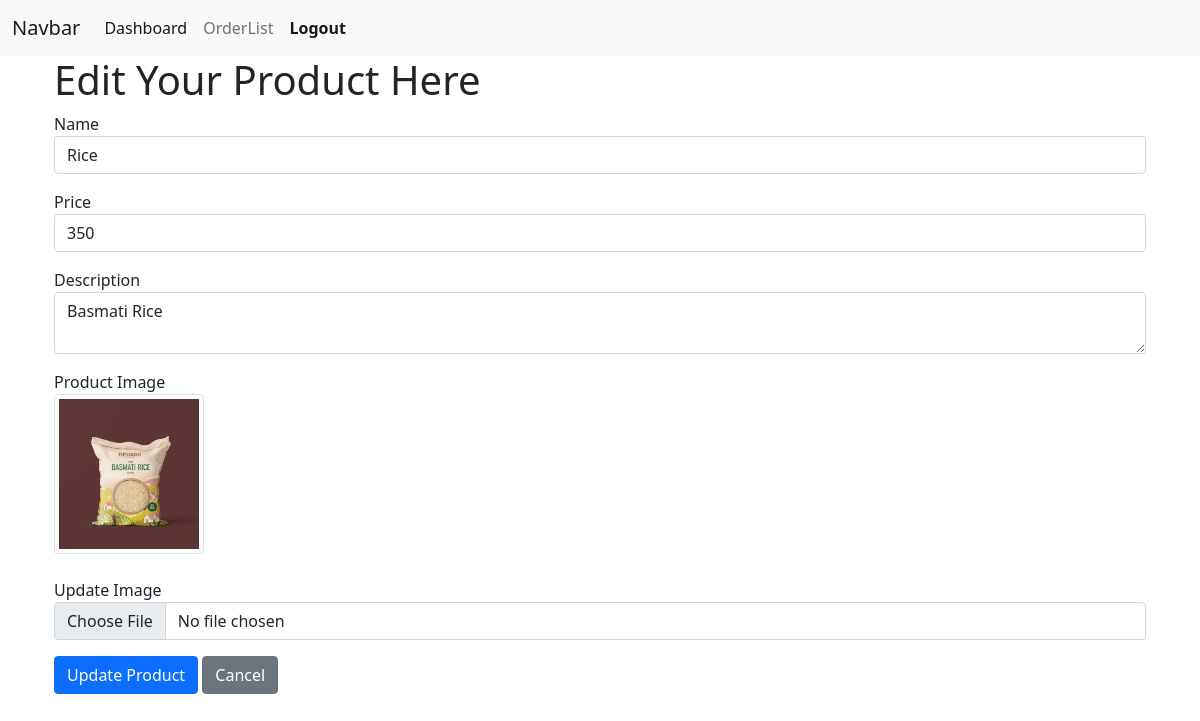
Screenshot of /product/edit/4/ with the database file from the repository.
### T_RelationApp/models.py (models this page shows, shortened)
class ProductModel(models.Model):
    name =models.CharField(max_length=200, null=True)
    price =models.IntegerField(null=True)
    category =models.ForeignKey(CategoryModel, on_delete=models.CASCADE, null=True)
    description =models.TextField(null=True)
    image =models.ImageField(upload_to='products', null=True)

### T_RelationApp/views.py (the view, shortened to what this page needs)
# urls.py: path('product/edit/<int:id>/', productEdit, name='editpro'),
def productEdit(request, id):
    get_data = ProductModel.objects.get(id=id)
    con = {
        'data': get_data
    }
    return render(request, 'pages/editpro.html', con)

### T_RelationApp/templates/pages/editpro.html (shortened to what this page needs)
{% extends 'base/base.html' %}
{% block body %}
<div class="container mb-3">
    <h1>Edit Your Product Here</h1>
    <form action="" method="post" enctype="multipart/form-data">
        <div class="mb-3">
            <label class="label-form">Name</label>
            <input value="{{ data.name }}" type="text" class="form-control" name="name">
        </div>
        <div class="mb-3">
            <label class="label-form">Price</label>
            <input value="{{ data.price }}" type="number" class="form-control" name="price">
        </div>
        <div class="mb-3">
            <label class="label-form">Description</label>
            <textarea class="form-control" name="description" placeholder="Description">{{ data.description }}</textarea>
        </div>
        <div class="mb-3">
            {% if data.image %}
                <label class="label-form">Product Image</label><br>
                <img src="{{ data.image.url }}" width="150px" height="200px" class="img-thumbnail" alt="Image">
            {% else %}
                <br><span>No photo Uploaded</span>
            {% endif %}
            <br><br>
            <label class="label-form">Update Image</label>
            <input type="file" class="form-control" name="image">
        </div>
        <div class="mb-3">
            <button class="btn btn-primary" type="submit">Update Product</button>
            <a href="{% url 'dashboard' %}" class="btn btn-secondary">Cancel</a>
        </div>
    </form>
</div>
{% endblock body %}

### rows the page displays
ProductModel: name "Rice", price "350", description "Basmati Rice", image (picture)
